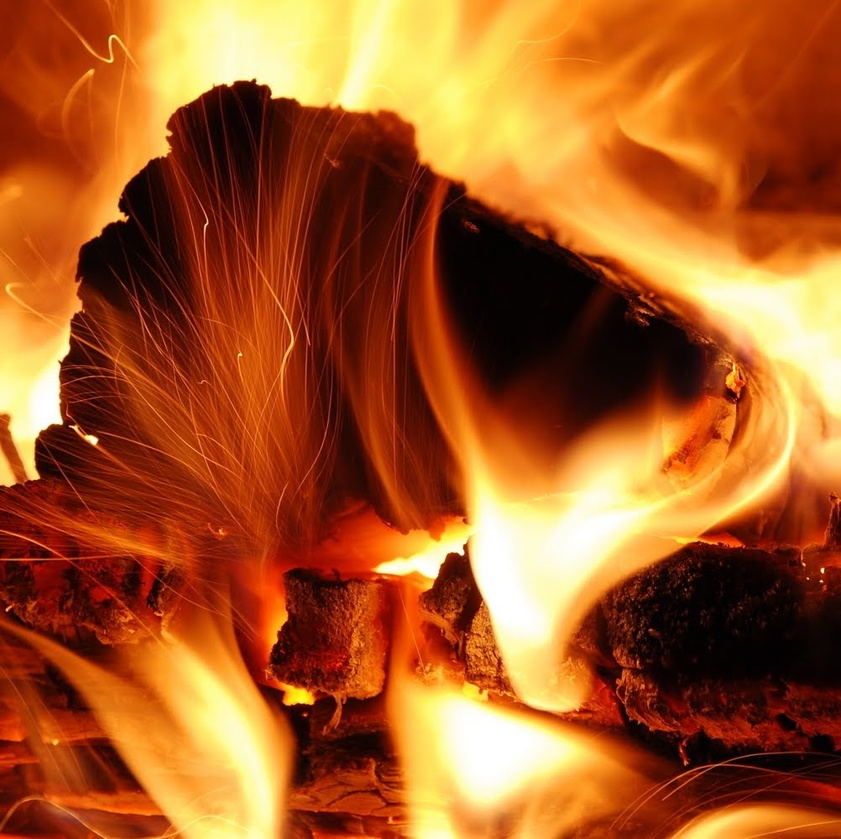
%> input picture test.jpg, 841 x 839 px, shrunk from 1002 x 1000 before the run
$ octave lab7_02.m   (GNU Octave 9; MATLAB toolbox functions it lacks are replaced by stand-ins)
%> lines starting %> are read from the running program, lines starting %| are printed output that depends on the picture
clc;
clear all;
close all;

I = imread("test.jpg");
%> I is the input picture: size 839x841x3 uint8; mean R, G, B 166.1, 89.8, 37.8
h1 = ones(10,10)/25;
h2 = ones(27,27)/9;
I1 = imfilter(I,h1);
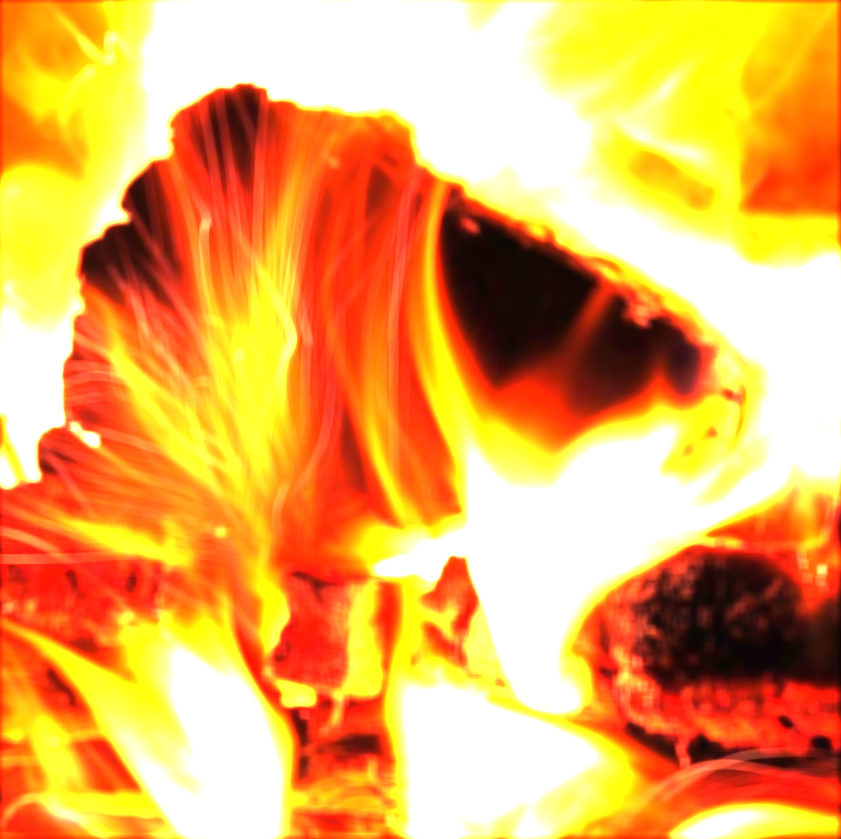
%> I1: size 839x841x3 uint8; mean R, G, B 236.2, 170.8, 89.9
I2 = imfilter(I,h2);
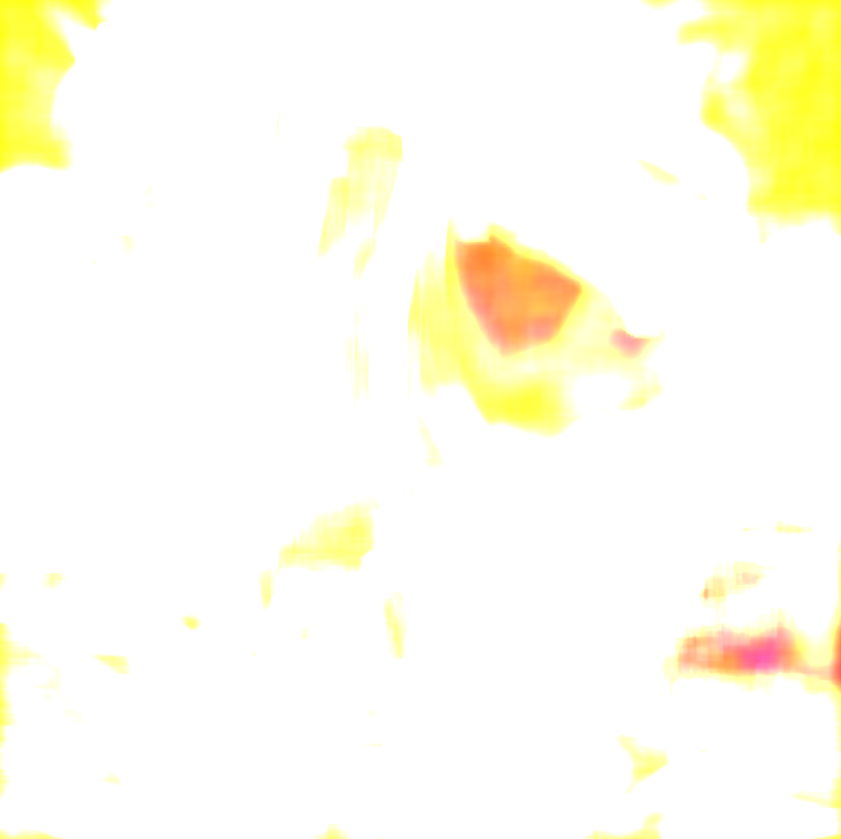
%> I2: size 839x841x3 uint8; mean R, G, B 255, 253.2, 237.6

subplot(3,1,1);
imshow(I);
title("Original Image");

subplot(3,1,2);
imshow(I1);
title("Filtered Image 1");

subplot(3,1,3);
imshow(I2);
title("Filtered Image 2");

$ run again, with ci.jpg copied over test.jpg
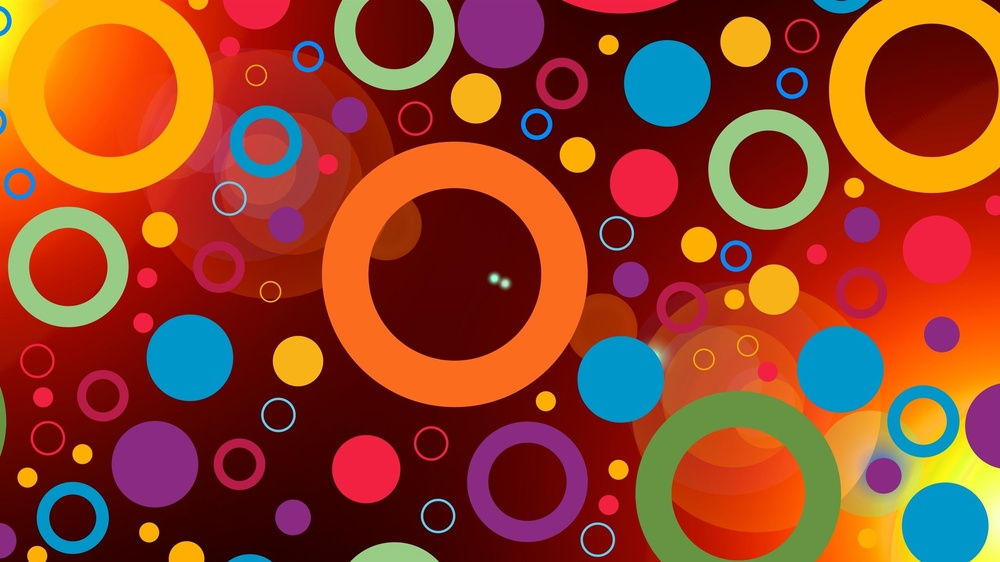
%> input picture ci.jpg, 1000 x 562 px, shrunk from 2560 x 1440 before the run
%> I is the input picture: size 562x1000x3 uint8; mean R, G, B 148, 65.8, 38
%> `I1 = imfilter(I,h1);`:
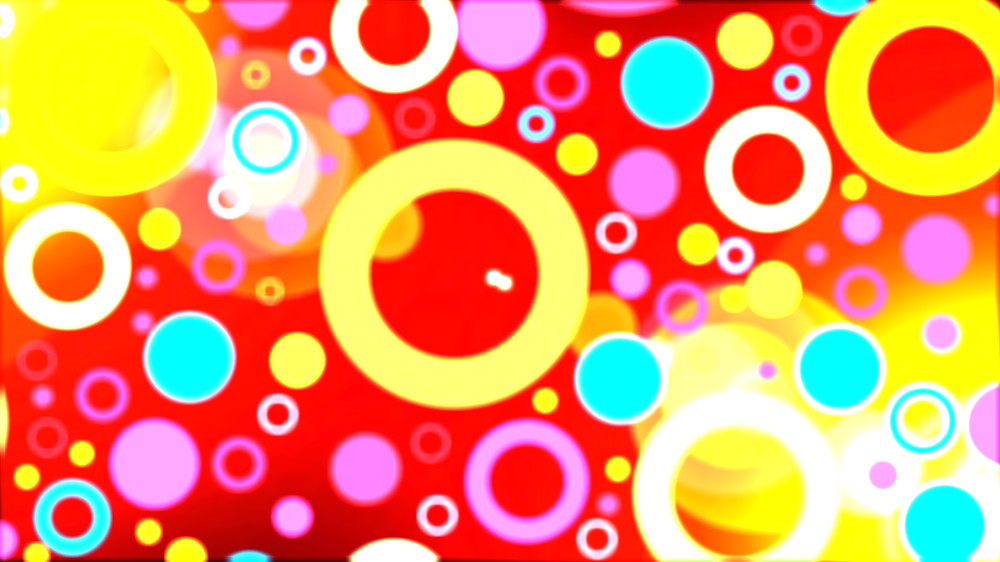
%> I1: size 562x1000x3 uint8; mean R, G, B 238.7, 149, 96.4
%> `I2 = imfilter(I,h2);`:
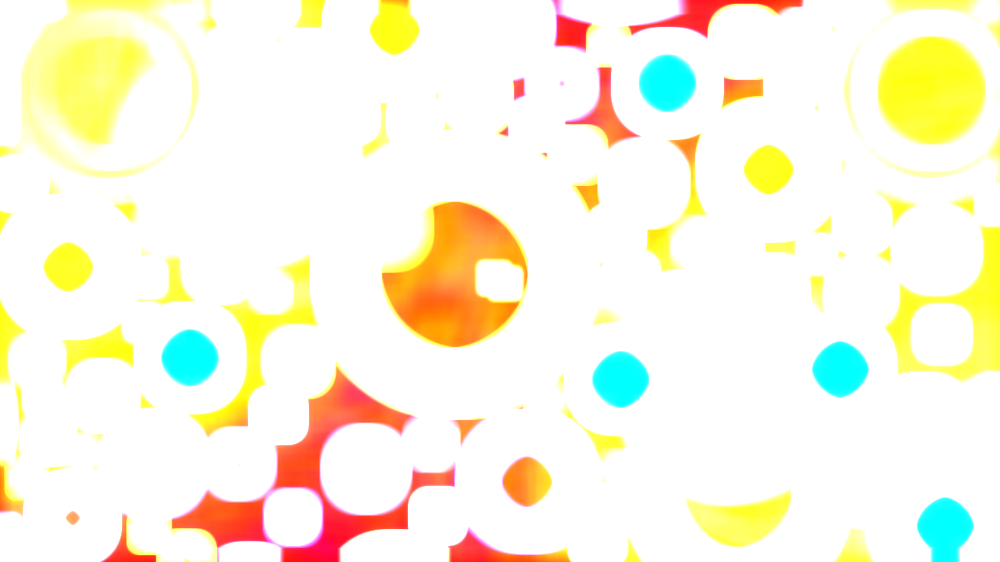
%> I2: size 562x1000x3 uint8; mean R, G, B 249.8, 245.7, 223.8

$ run again, with circles.jpg copied over test.jpg
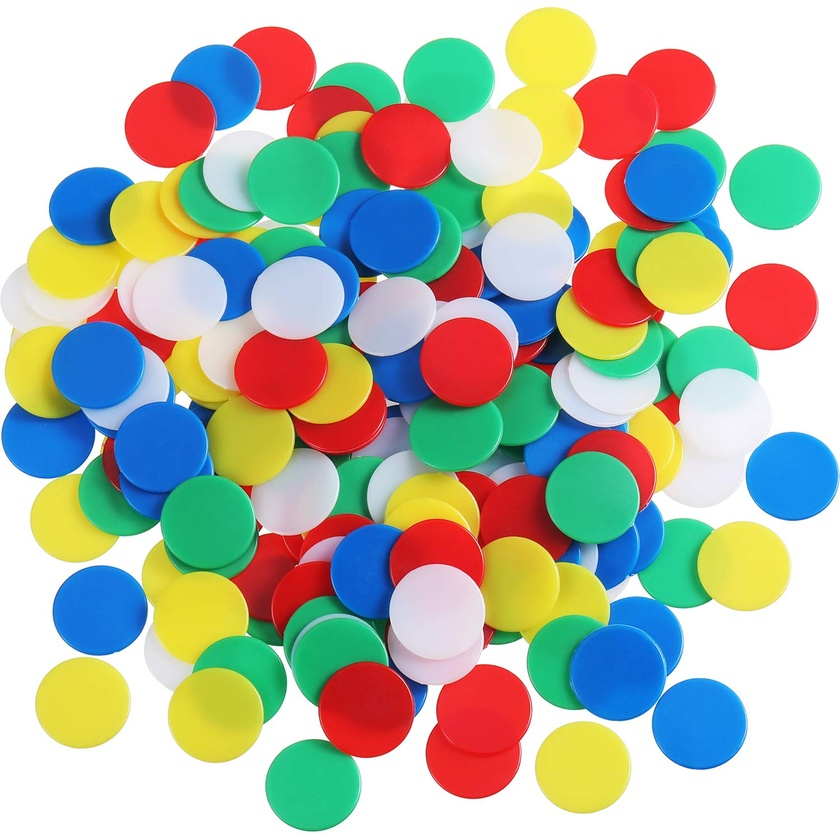
%> input picture circles.jpg, 840 x 840 px, shrunk from 1500 x 1500 before the run
%> I is the input picture: size 840x840x3 uint8; mean R, G, B 177, 182.5, 166
%> `I1 = imfilter(I,h1);`:
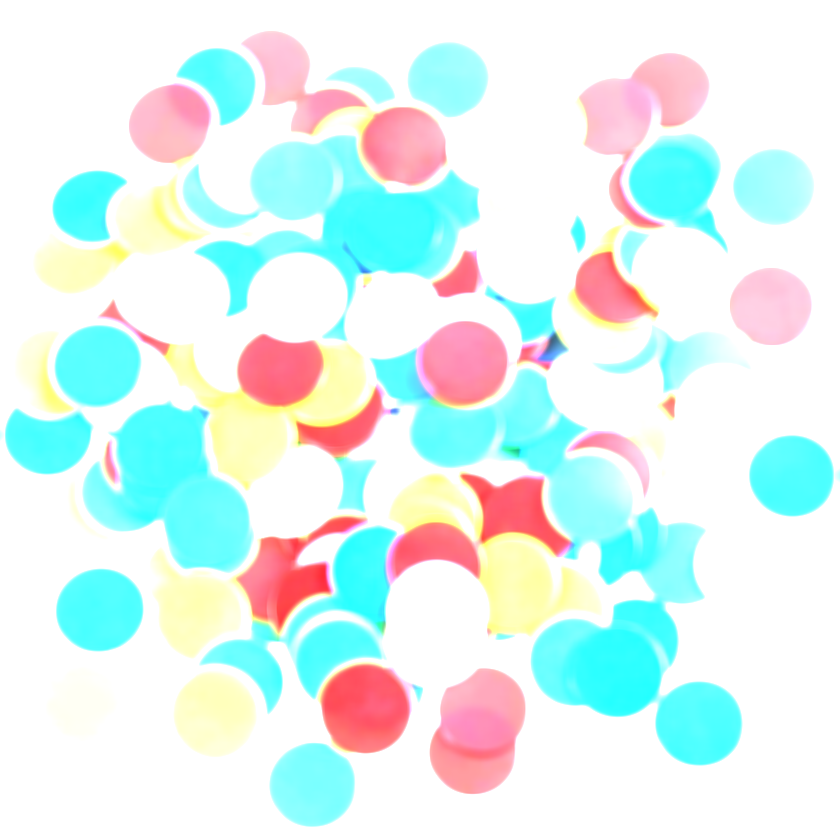
%> I1: size 840x840x3 uint8; mean R, G, B 222.3, 242.9, 240.4
%> I2: size 840x840x3 uint8; every value is 255

$ run again, with mri.jpg copied over test.jpg
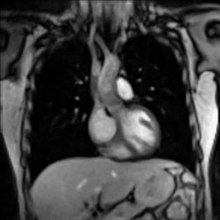
%> input picture mri.jpg, 220 x 220 px
%> I is the input picture: size 220x220 uint8; min 0, max 252, mean 64.7
%> `I1 = imfilter(I,h1);`:
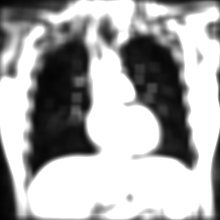
%> I1: size 220x220 uint8; min 1, max 255, mean 169.2
%> `I2 = imfilter(I,h2);`:
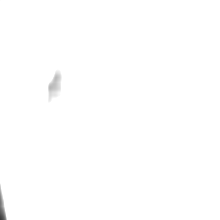
%> I2: size 220x220 uint8; min 58, max 255, mean 254.5
